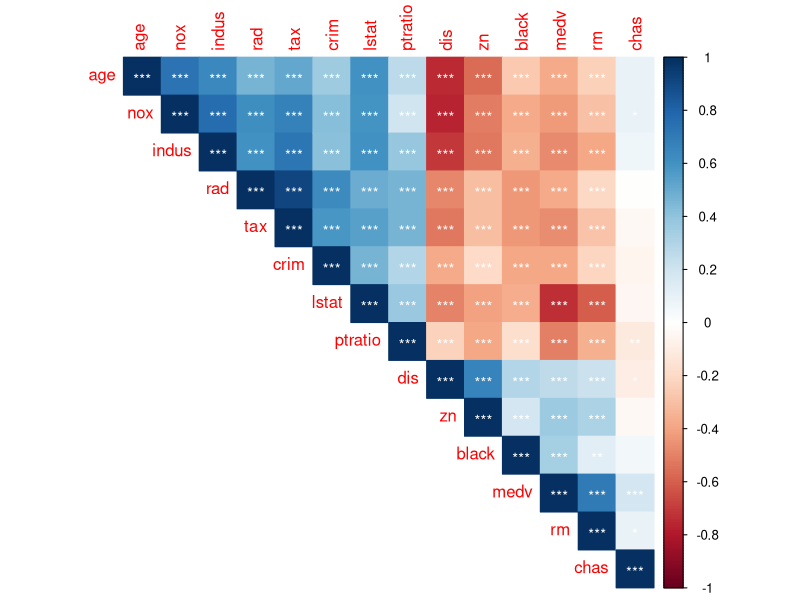
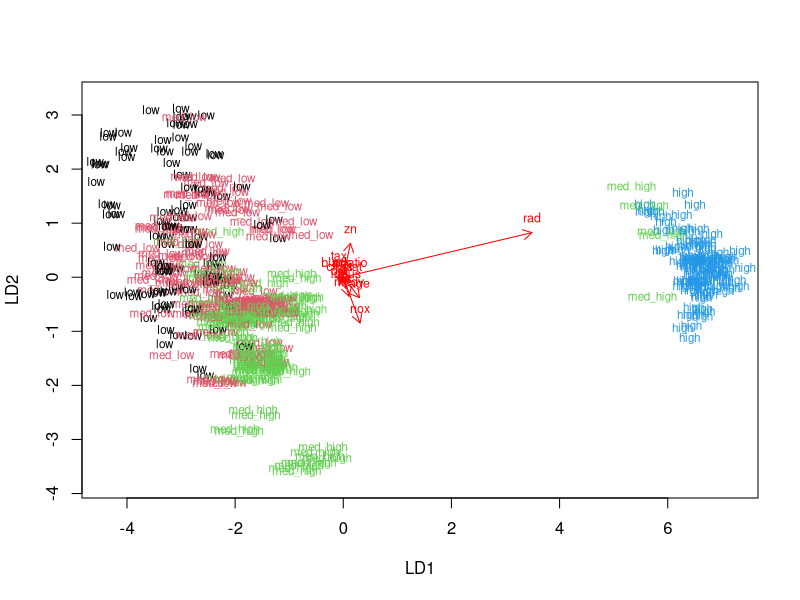
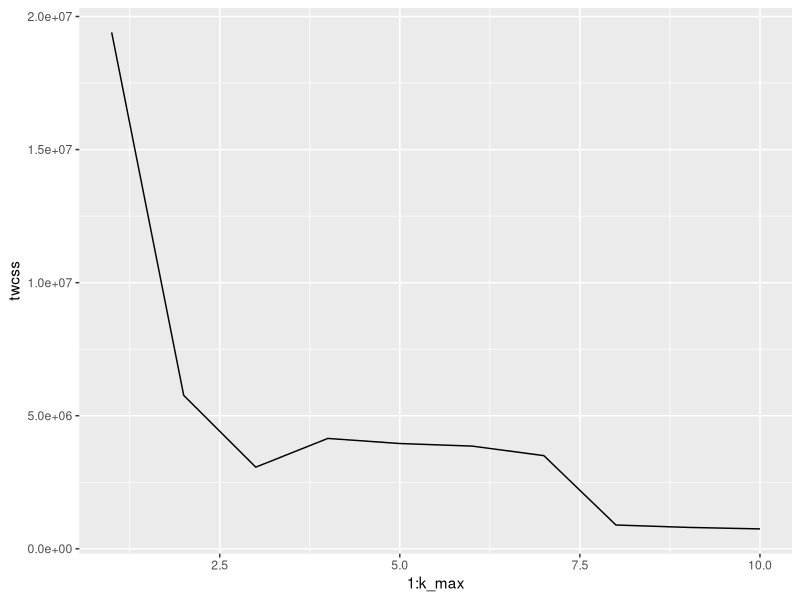
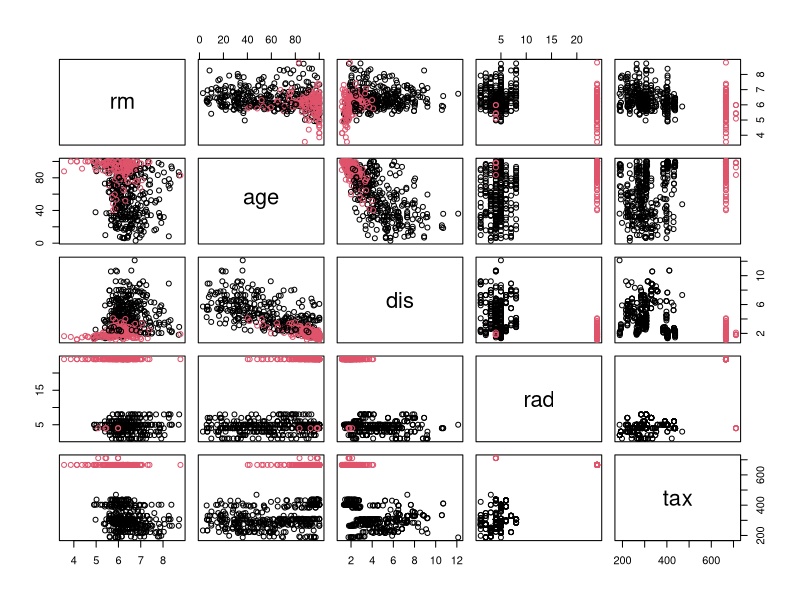

These charts were generated, in order, by the following R code:
## ---- chunk 1
library(MASS)
## ---- chunk 2
data(Boston)
str(Boston) 
summary(Boston)
## ---- chunk 3
library(tidyverse)
library(dplyr)
library(corrplot)
## ---- chunk 4
cor_matrix <- cor(Boston) %>% round(2)
res1 <- cor.mtest(Boston, conf.level = .95)
corrplot(cor_matrix, p.mat = res1$p, method = "color", type = "upper",
         sig.level = c(.001, .01, .05), pch.cex = .9,
         insig = "label_sig", pch.col = "white", order = "AOE")
## ---- chunk 5
boston_scaled <- scale(Boston)
summary(boston_scaled)

## ---- chunk 6
# First converting the matrix into a dataframe
boston_scaled <- as.data.frame(boston_scaled)
summary(boston_scaled$crim)
## ---- chunk 7
# Creating a  quantile vector, and creating a categorical variable 'crime'
bins <- quantile(boston_scaled$crim)
# Creating categorical variable 'crime'
crime <- cut(boston_scaled$crim, breaks = bins, include.lowest = TRUE, label=c("low", "med_low", "med_high", "high"))  
# Table of the new crime variable
table(crime)  
# Removing original crim from the dataset
boston_scaled <- dplyr::select(boston_scaled, -crim)
# Adding the new categorical value to scaled data
boston_scaled <- data.frame(boston_scaled, crime)
## ---- chunk 8
# Choosing 80 % of the data as the training set based on the number of rows in the dataset
ind <- sample(nrow(boston_scaled),  size = nrow(boston_scaled) * 0.8)
train <- boston_scaled[ind,]
# Testing set is the data minus the training set
test <- boston_scaled[-ind,]
# Saving the actual correct classes into a new variable
correct_classes <- test$crime
# Removing the crime variable from test data
test <- dplyr::select(test, -crime)
## ---- chunk 9
lda.fit <- lda(crime ~ ., data = train)
lda.fit
## ---- chunk 10
# Creating a biplot to visualize the LDA
# Creating an arrow function (DataCamp)
lda.arrows <- function(x, myscale = 1, arrow_heads = 0.1, color = "red", tex = 0.75, choices = c(1,2)){
  heads <- coef(x)
  arrows(x0 = 0, y0 = 0, 
         x1 = myscale * heads[,choices[1]], 
         y1 = myscale * heads[,choices[2]], col=color, length = arrow_heads)
  text(myscale * heads[,choices], labels = row.names(heads), 
       cex = tex, col=color, pos=3)
}

# Converting the target classes as numeric ()
classes <- as.numeric(train$crime)
# Plotting the LDA results
plot(lda.fit, dimen = 2, col = classes, pch = classes)
lda.arrows(lda.fit, myscale = 1)
## ---- chunk 11
# Predicting the classes with test data
lda.pred <- predict(lda.fit, newdata = test)
# Cross-tabulating the correct classes and the predicted classes (lda.pred$class)
table(correct = correct_classes, predicted = lda.pred$class)
## ---- chunk 12
# Loading the Boston dataset
data(Boston)

# Scaling the data to get comparable distances
scaled <- scale(Boston)

# Calculating the Euclidean distances for the dataset
dist_eu <- dist(Boston)
summary(dist_eu)
# Calculating also the distance with "Manhattan"-method
dist_man <- dist(Boston, method = "manhattan")
summary(dist_man)


## ---- chunk 13
library (ggplot2)
set.seed(123)

# First deetermining the number of clusters in order to find the ideal amount
k_max <- 10

# Calculating the total within sum of squares
twcss <- sapply(1:k_max, function(k){kmeans(Boston, k)$tot.withinss})

# Visualize the results
qplot(x = 1:k_max, y = twcss, geom = 'line') 

# We see that 2 clusters is a good amount (the point where the line rapidly drops)
# K-means clustering
km <-kmeans(Boston, centers = 2)

# Plotting the Boston dataset with clusters, taking columns 6 to 10 for reference
pairs(Boston[6:10], col = km$cluster)
